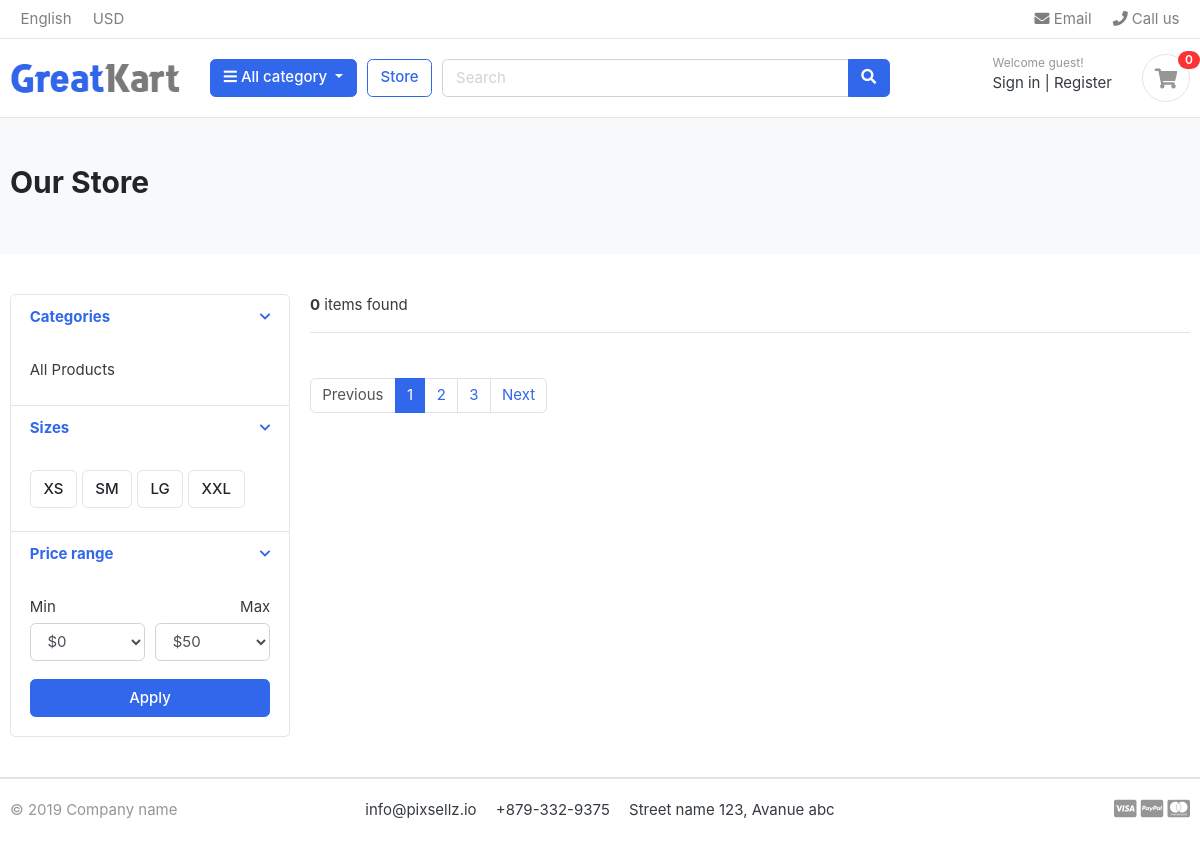
Page /store/store/ on the earlier database version.
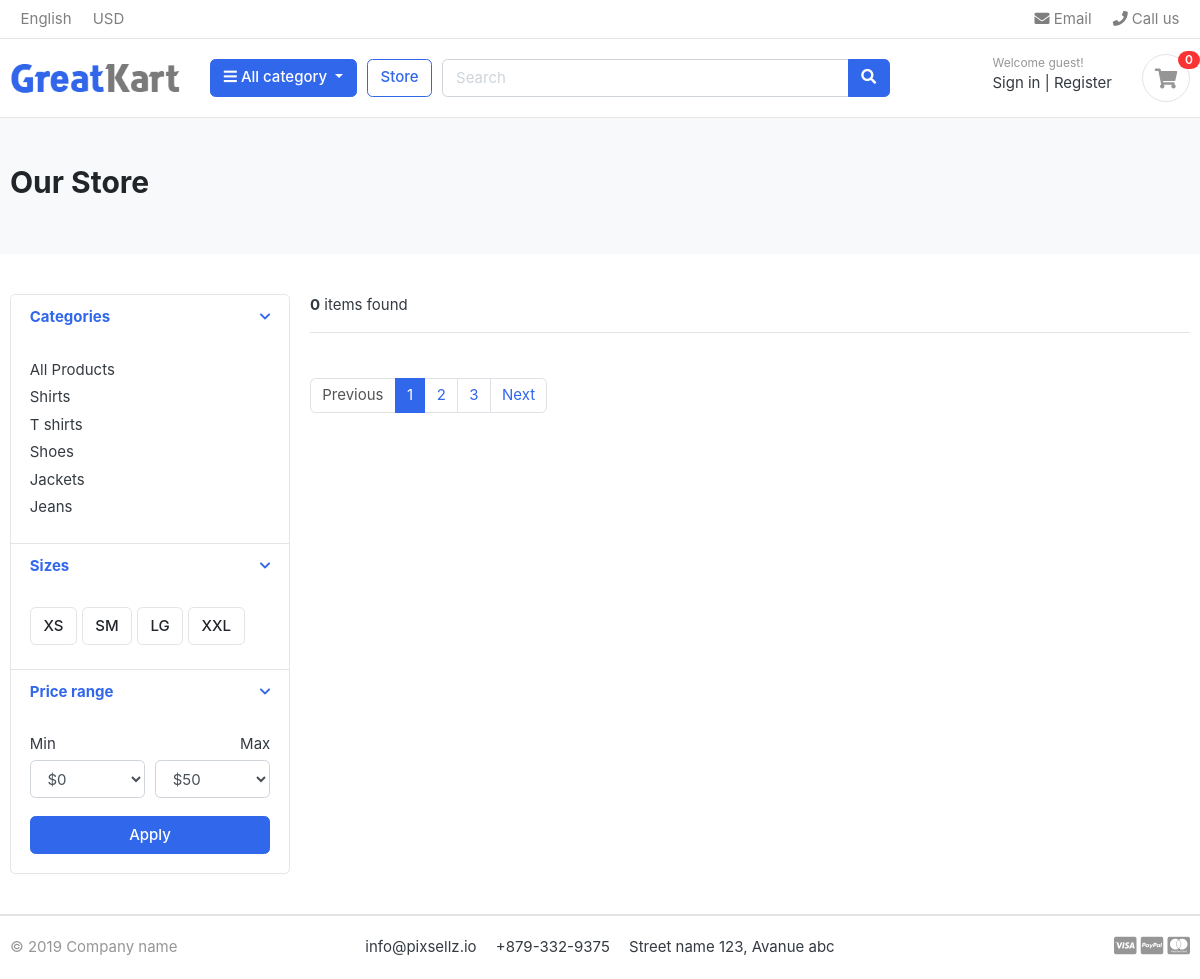
Same page on the later database version.
### Category/models.py (models this page shows, shortened)
class Category(models.Model):
    category_name = models.CharField(max_length=50, unique=True)
    slug = models.SlugField(max_length=100, unique=True)
    description = models.TextField(max_length=255, blank=True)
    cat_image = models.ImageField(upload_to='photos/categories/', blank=True)
    class Meta:
        verbose_name = 'Category'
        verbose_name_plural = 'Categories'
    def get_url(self):
        return reverse('products_by_category', args=[self.slug])

### Store/views.py (the view)
# urls.py: path('store/', include('Store.urls')),
def store(request, category_slug=None):
    categories = None
    products = None
    if category_slug is not None:
        categories = get_object_or_404(Category, slug=category_slug)
        products = Product.objects.filter(category=categories, is_available=True)
        product_count = products.count()
    else:
        products = Product.objects.all().filter(is_available=True)
        product_count = products.count()
    context = {
        'products': products,
        'product_count': product_count,
    }
    return render(request, 'store/store.html', context)

### Category/context_processors.py (called while the page is built)
def menu_links(request):
    links = Category.objects.all()
    return dict(links=links)

### templates/store/store.html (shortened to what the changed rows need)
{% extends 'base.html' %}
{% load static %}
{% block content %}
    <section class="section-pagetop bg">
        <div class="container">
            <h2 class="title-page">Our Store</h2>
        </div>
    </section>
    <section class="section-content padding-y">
        <div class="container">
            <div class="row">
                <aside class="col-md-3">
                    <div class="card">
                        <article class="filter-group">
                            <div class="filter-content collapse show" id="collapse_1" style="">
                                <div class="card-body">
                                    <ul class="list-menu">
                                        {% for category in links %}
                                            <li><a href="{{ category.get_url }}">{{ category.category_name }}</a></li>
                                        {% endfor %}
                                    </ul>
                                </div>
                            </div>
                        </article>
                    </div>
                </aside>
            </div>
        </div>
    </section>
{% endblock %}

Differences in the rows shown:
added Category: category_name "Shirts"
added Category: category_name "T shirts"
added Category: category_name "Shoes"
added Category: category_name "Jackets"
added Category: category_name "Jeans"
